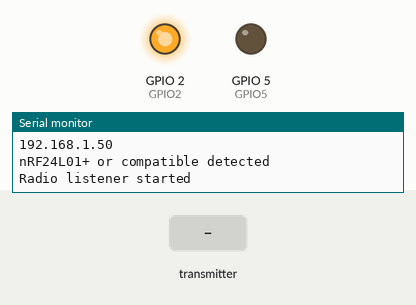
This sketch was run on a simulated ESP8266 (NodeMCU). Parts: output pins drawn as LEDs (lit = HIGH), the last lines printed to the serial monitor. The test bench sets the inputs (shaded band). WiFi joins after 1.5 s; servers stay silent unless stated; uploads are accepted with an empty reply; no radio packets arrive unless stated.

Above: at 2.7 s.
2.8 s: the transmitter starts sending lost_packet_count = 0
At 3.8 s:
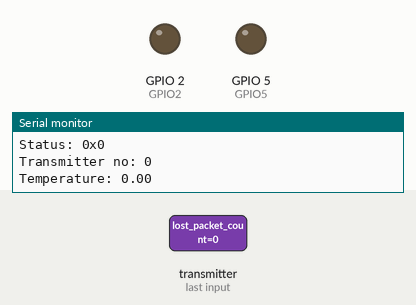
5.8 s: the transmitter starts sending heart_beat = 128
8.8 s: the transmitter starts sending status = 255
11.8 s: the transmitter starts sending buf = 0
14.8 s: the transmitter starts sending heart_beat = 0
17.8 s: the transmitter starts sending clid = 128
Timing chart, 0 to 20.8 s (numbered marks = the images above; inputs shaded):
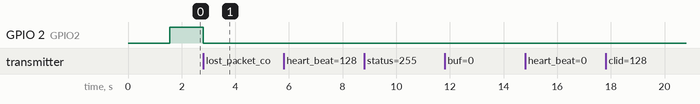

Measured:
- after the input at 2.8 s, GPIO 2 (GPIO2): HIGH → LOW at once

The sketch:

SensorHub.ino
```cpp
#include "WiFiConfig.h"
#include "HttpClient.h"
#include "ESP-nRFConfig.h"

#include <SPI.h>

const char* ssid = "WatchOut!";
const char* password = "djctvmgjgeufq";
//const char* ssid = "MegaFon_MR100-1";
//const char* password = "95955870";


const char * _smart_url = "http://smart.no-troubles.com/Command/SetSensorValue";
//const char * _smart_url = "http://192.168.10.109/SmartHome/Command/SetSensorValue";

const uint64_t _pipe = 0xC0C0C0C049;

tpacket packet;

RF24 radio(4,16);

void setup() {

  Serial.begin(9600);

  SPI.setHwCs(true);
  SPI.begin();
  SPI.setDataMode(SPI_MODE0);
  SPI.setBitOrder(MSBFIRST);

  setup_wifi(ssid, password);

  setup_radio(radio, _pipe);

  pinMode(GPIO2, OUTPUT);
  pinMode(GPIO5, OUTPUT);
  digitalWrite(GPIO5, HIGH);
  digitalWrite(GPIO2, HIGH);
}

void loop() {

  if (WiFi.status() != WL_CONNECTED) {
    digitalWrite(GPIO5, HIGH);
    setup_wifi(ssid, password);
  }
  else {
    digitalWrite(GPIO5, LOW);
  }
    if(radio.available())
    {
      digitalWrite(GPIO2, LOW);

      uint8_t len = radio.getDynamicPayloadSize();
      radio.read((void *)&packet, len);

      Serial.print("Bytes recieved: "); Serial.println(len);
      Serial.print("Packets lost: "); Serial.println(packet.lost_packet_count);
      Serial.print("Counter: "); Serial.println(packet.heart_beat);
      Serial.print("Status: "); Serial.println("0x" + String(packet.status, HEX));
      Serial.print("Transmitter no: "); Serial.println(packet.clid);

      Serial.print("Temperature: ");
      if (packet.buf[0]) Serial.print("-");
      float t = packet.buf[1] / 2.0;

      String msg = String(packet.heart_beat) + String(" Temperature: ") + String((packet.buf[0])?'-':' ') + String(t);

      //String mqstring = String("{\"clientid\":\"root_house_firstfloor\", \"display\":\"testing temperature sensor\", \"value\":\"") + String((packet.buf[0])?'-':' ') + String(t) + String("\", \"time\":\"") + String(packet.heart_beat) + String("\"}");
      //client.publish(topic, mqstring.c_str());

      String sensor_id = String("TM000") + String(packet.clid);
      String post_string = "{\"sensorId\":\"" + sensor_id + "\", \"val\":\"" + String((packet.buf[0])?'-':' ') + String(t, 1) + "\" }";
      post_message(_smart_url, post_string);

      Serial.println(t);

      Serial.print("Buffer: ");
      for (int i = 0; i < sizeof(packet.buf); i++)
      {
        String str = String(packet.buf[i], HEX) + " ";
        Serial.print(str);
      }

      Serial.println();
      Serial.print("Sending: ");
      Serial.println(post_string);
      Serial.println();
      //delay(1000);

      digitalWrite(GPIO2, HIGH);
    }


}
```

HttpClient.cpp
```cpp
#include <string.h>
#include <stdlib.h>
#include <ESP8266HTTPClient.h>

void post_message(const char *url, String message) {

    HTTPClient http;
    http.begin(url);
	  http.addHeader("Content-type", "application/json");
    int httpCode = http.POST(message);

    if (httpCode != HTTP_CODE_OK) {
      Serial.printf("[HTTP] Request failed, error: %d %s\n", httpCode, http.errorToString(httpCode).c_str());
    }

 }
```

HttpClient.h
```cpp
#include <ESP8266HTTPClient.h>

void post_message(const char *url, String message);
```

ESP-nRFConfig.cpp
```cpp
#include <string.h>
#include <stdlib.h>
#include "ESP-nRFConfig.h"

void setup_radio(RF24& rad, uint64_t pipe)
{
  rad.begin();
  if (rad.isPVariant()) Serial.println("nRF24L01+ or compatible detected");
  rad.setRetries(0x0F, 0x0F);
  rad.enableDynamicPayloads();
  rad.setChannel(0x6E);
  if (!rad.setDataRate(RF24_250KBPS)) Serial.println("Failed to set data rate");  // RF24_1MBPS или RF24_2MBPS
  //radio.setDataRate(RF24_250KBPS);
  rad.setCRCLength(RF24_CRC_16);
  rad.setPALevel(RF24_PA_HIGH);
  rad.openReadingPipe(1, /*(uint64_t *)RF_TX_ADDR_VAL*/ pipe);    // открыть канал на приём
  rad.startListening();                                         // приём
  Serial.println("Radio listener started");

}
```

ESP-nRFConfig.h
```cpp
#include <nRF24L01.h>
//#include <printf.h>
#include <RF24.h>
#include <RF24_config.h>

//nRF24L01 - ESP8266 12
//1 GRND
//2 VCC
//3 CE   - GPIO4
//4 CSN  - GPIO16
//5 SCK  - GPIO14
//6 MOSI - GPIO13
//7 MISO - GPIO12
//8 IRQ  - NC

#define RF_MAX_SAMPLE_COUNT 8

typedef struct{
  uint16_t lost_packet_count; //число не принятых приемником пакетов (по которым исчерпано максимальное число попыток передачи и получения ACK)
  uint8_t heart_beat; //счетчик передач для контроля качества канала
  uint8_t status; //статус после получения прерывания завершения предыдущей посылки (0x2X - пакет успешно передан и получен ACK, 0x1X - максимальное число попыток передачи исчерпано, ACK не получен)
  uint8_t clid; //номер передатчика
 //первый байт на каждые 9 - битовая маска знаков значений температур. каждый бит - знак
 //(1 - температура отрицательная, 0 - положительная),
 //номер значения в группе последующих 8 байт массива buf равен номеру соответствующего бита
  uint8_t buf[RF_MAX_SAMPLE_COUNT + (RF_MAX_SAMPLE_COUNT >> 3) + ((RF_MAX_SAMPLE_COUNT % 8) != 0)]; //максимум 27 байт = 24 значения по 8 бит плюс 3 три байта знаковых
} tpacket;

void setup_radio(RF24& rad, uint64_t pipe);
```

WiFiConfig.cpp
```cpp
#include <string.h>
#include <stdlib.h>
#include <ESP8266WiFi.h>


//const char* ssid = "WatchOut!";
//const char* password = "djctvmgjgeufq";

//const char* ssid = "MegaFon_MR100-1";
//const char* password = "95955870";

void setup_wifi(const char* ssid, const char* password) {

  delay(10);
  // We start by connecting to a WiFi network
  Serial.println();
  Serial.print("Connecting to ");
  Serial.println(ssid);

  WiFi.begin(ssid, password);

  while (WiFi.status() != WL_CONNECTED) {
    delay(500);
    Serial.print(".");
  }

  Serial.println("");
  Serial.println("WiFi connected");
  Serial.println("IP address: ");
  Serial.println(WiFi.localIP());
}
```

WiFiConfig.h
```cpp
#include <ESP8266WiFi.h>

#define GPIO2 2
#define GPIO5 5

void setup_wifi(const char* ssid, const char* password);
```
